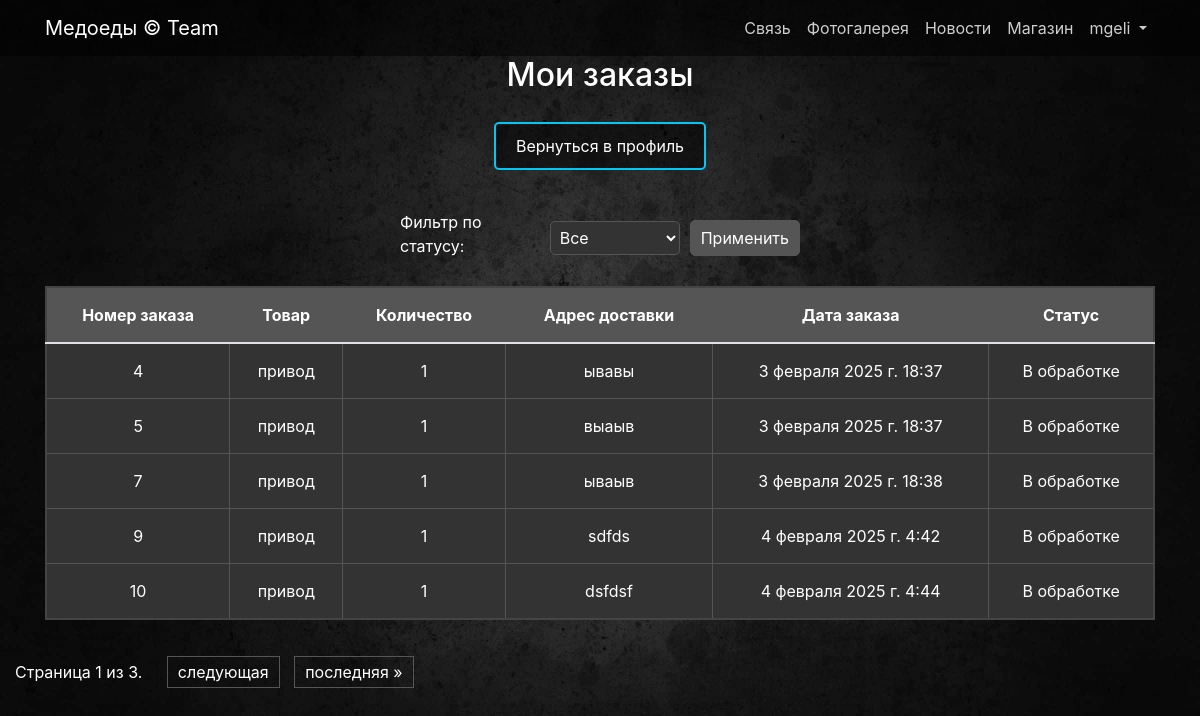
Page /store/orders/ (signed in) on the earlier database version.
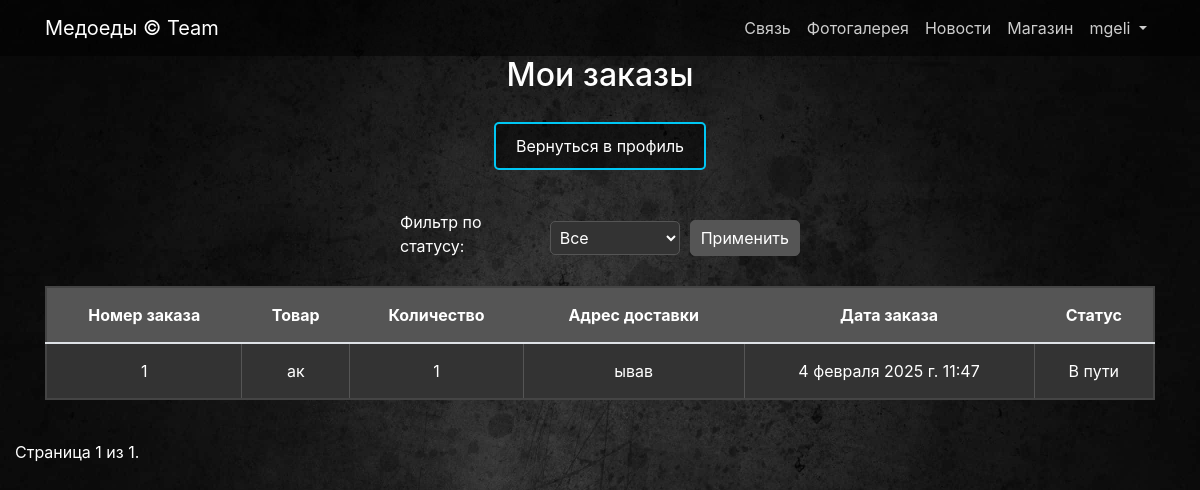
Same page on the later database version.
### store/models.py (models this page shows, shortened)
class DeliveryRequest(models.Model):
    STATUS_CHOICES = [
        ('В обработке', 'В обработке'),
        ('В пути', 'В пути'),
        ('Доставлено', 'Доставлено'),
    ]
    user = models.ForeignKey(User, on_delete=models.CASCADE)
    product = models.ForeignKey('Product', on_delete=models.CASCADE)
    quantity = models.PositiveIntegerField()
    address = models.TextField()
    created_at = models.DateTimeField(auto_now_add=True)
    status = models.CharField(max_length=100, choices=STATUS_CHOICES, default='В обработке')
    details = models.TextField(null=True, blank=True)  # Добавляем поле details

class Product(models.Model):
    name = models.CharField(max_length=120)
    description = models.TextField()
    price = models.DecimalField(max_digits=10, decimal_places=2)
    quantity = models.PositiveIntegerField(default=0)
    image = models.ImageField(upload_to='products_images', blank=True)  # Основное изображение
    category = models.ForeignKey(to=ProductCategory, on_delete=models.PROTECT)

### store/views.py (the view)
# urls.py: path('orders/', orders, name='orders'),
@login_required
def orders(request):
    status_filter = request.GET.get('status', '')
    user_orders = DeliveryRequest.objects.filter(user=request.user)
    if status_filter:
        user_orders = user_orders.filter(status=status_filter)
    paginator = Paginator(user_orders, 5)  # 5 заказов на страницу
    page_number = request.GET.get('page')
    page_obj = paginator.get_page(page_number)
    context = {
        'page_obj': page_obj,
        'title': 'Мои заказы'
    }
    return render(request, 'store/delivery.html', context)

### store/templates/store/delivery.html (shortened to what this page needs)
{% extends 'store/base.html' %}
{% load static %}
{% block css %}
    <link href="{% static 'css/delivery.css' %}" rel="stylesheet">
{% endblock %}
{% block content %}
<div class="container">
    <h2 class="text-center">Мои заказы</h2>
    <div class="text-center">
        <a href="{% url 'users:profile' %}" class="btn-return">Вернуться в профиль</a>
    </div>
    <form method="get" action="{% url 'store:orders' %}" class="filter-form">
        <label for="status">Фильтр по статусу:</label>
        <select name="status" id="status">
            <option value="">Все</option>
        </select>
        <button type="submit" class="btn btn-primary">Применить</button>
    </form>
    {% if page_obj %}
        <table class="table">
            <thead>
                <tr>
                    <th>Номер заказа</th>
                    <th>Товар</th>
                    <th>Количество</th>
                    <th>Адрес доставки</th>
                    <th>Дата заказа</th>
                    <th>Статус</th>
                </tr>
            </thead>
            <tbody>
                {% for order in page_obj %}
                <tr class="order-row" data-order-id="{{ order.id }}" data-order-details="{{ order.details }}">
                    <td>{{ order.id }}</td>
                    <td>{{ order.product.name }}</td>
                    <td>{{ order.quantity }}</td>
                    <td>{{ order.address }}</td>
                    <td>{{ order.created_at }}</td>
                    <td>{{ order.status }}</td>
                </tr>
                {% empty %}
                    <tr>
                        <td colspan="7" class="text-center">У вас пока нет заказов.</td>
                    </tr>
                {% endfor %}
            </tbody>
        </table>
    {% else %}
        <p>У вас пока нет заказов.</p>
    {% endif %}
</div>
<div class="pagination">
    <span class="step-links">
        <span class="current">
            Страница {{ page_obj.number }} из {{ page_obj.paginator.num_pages }}.
        </span>
        {% if page_obj.has_next %}
            <a href="?page={{ page_obj.next_page_number }}">следующая</a>
            <a href="?page={{ page_obj.paginator.num_pages }}">последняя &raquo;</a>
        {% endif %}
    </span>
</div>
{% endblock %}

Differences in the rows shown:
removed DeliveryRequest: id "4", product.name "привод", quantity "1", address "ывавы", created_at "3 февраля 2025 г. 18:37", status "В обработке"
removed DeliveryRequest: id "5", product.name "привод", quantity "1", address "выаыв", created_at "3 февраля 2025 г. 18:37", status "В обработке"
removed DeliveryRequest: id "7", product.name "привод", quantity "1", address "ываыв", created_at "3 февраля 2025 г. 18:38", status "В обработке"
removed DeliveryRequest: id "9", product.name "привод", quantity "1", address "sdfds", created_at "4 февраля 2025 г. 4:42", status "В обработке"
removed DeliveryRequest: id "10", product.name "привод", quantity "1", address "dsfdsf", created_at "4 февраля 2025 г. 4:44", status "В обработке"
added DeliveryRequest: id "1", product.name "ак", quantity "1", address "ывав", created_at "4 февраля 2025 г. 11:47", status "В пути"
Other differences:
{{ page_obj.paginator.num_pages }}: "3" → "1"
text no longer shown: "следующая последняя »"
